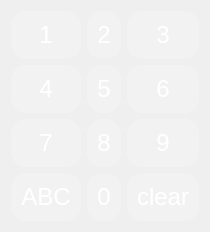
     <widget class="QWidget" name="number">
      <layout class="QGridLayout" name="gridLayout_2">
       <item row="0" column="0">
        <widget class="QPushButton" name="btn1">
         <property name="sizePolicy">
          <sizepolicy hsizetype="Expanding" vsizetype="Expanding">
           <horstretch>0</horstretch>
           <verstretch>0</verstretch>
          </sizepolicy>
         </property>
         <property name="font">
          <font>
           <pointsize>-1</pointsize>
          </font>
         </property>
         <property name="styleSheet">
          <string notr="true">background-color: rgba(255, 255, 255, 50);
color: rgb(255, 255, 255);
border-radius: 15px;
padding: 10px;
font-size: 24px;</string>
         </property>
         <property name="text">
          <string>1</string>
         </property>
        </widget>
       </item>
       <item row="0" column="1">
        <widget class="QPushButton" name="btn2">
         <property name="sizePolicy">
          <sizepolicy hsizetype="Expanding" vsizetype="Expanding">
           <horstretch>0</horstretch>
           <verstretch>0</verstretch>
          </sizepolicy>
         </property>
         <property name="styleSheet">
          <string notr="true">background-color: rgba(255, 255, 255, 50);
color: rgb(255, 255, 255);
border-radius: 15px;
padding: 10px;
font-size: 24px;</string>
         </property>
         <property name="text">
          <string>2</string>
         </property>
        </widget>
       </item>
       <item row="0" column="2">
        <widget class="QPushButton" name="btn3">
         <property name="sizePolicy">
          <sizepolicy hsizetype="Expanding" vsizetype="Expanding">
           <horstretch>0</horstretch>
           <verstretch>0</verstretch>
          </sizepolicy>
         </property>
         <property name="styleSheet">
          <string notr="true">background-color: rgba(255, 255, 255, 50);
color: rgb(255, 255, 255);
border-radius: 15px;
padding: 10px;
font-size: 24px;</string>
         </property>
         <property name="text">
          <string>3</string>
         </property>
        </widget>
       </item>
       <item row="1" column="0">
        <widget class="QPushButton" name="btn4">
         <property name="sizePolicy">
          <sizepolicy hsizetype="Expanding" vsizetype="Expanding">
           <horstretch>0</horstretch>
           <verstretch>0</verstretch>
          </sizepolicy>
         </property>
         <property name="styleSheet">
          <string notr="true">background-color: rgba(255, 255, 255, 50);
color: rgb(255, 255, 255);
border-radius: 15px;
padding: 10px;
font-size: 24px;</string>
         </property>
         <property name="text">
          <string>4</string>
         </property>
        </widget>
       </item>
       <item row="1" column="1">
        <widget class="QPushButton" name="btn5">
         <property name="sizePolicy">
          <sizepolicy hsizetype="Expanding" vsizetype="Expanding">
           <horstretch>0</horstretch>
           <verstretch>0</verstretch>
          </sizepolicy>
         </property>
         <property name="styleSheet">
          <string notr="true">background-color: rgba(255, 255, 255, 50);
color: rgb(255, 255, 255);
border-radius: 15px;
padding: 10px;
font-size: 24px;</string>
         </property>
         <property name="text">
          <string>5</string>
         </property>
        </widget>
       </item>
       <item row="1" column="2">
        <widget class="QPushButton" name="btn6">
         <property name="sizePolicy">
          <sizepolicy hsizetype="Expanding" vsizetype="Expanding">
           <horstretch>0</horstretch>
           <verstretch>0</verstretch>
          </sizepolicy>
         </property>
         <property name="styleSheet">
          <string notr="true">background-color: rgba(255, 255, 255, 50);
color: rgb(255, 255, 255);
border-radius: 15px;
padding: 10px;
font-size: 24px;</string>
         </property>
         <property name="text">
          <string>6</string>
         </property>
        </widget>
       </item>
       <item row="2" column="0">
        <widget class="QPushButton" name="btn7">
         <property name="sizePolicy">
          <sizepolicy hsizetype="Expanding" vsizetype="Expanding">
           <horstretch>0</horstretch>
           <verstretch>0</verstretch>
          </sizepolicy>
         </property>
         <property name="font">
          <font>
           <pointsize>-1</pointsize>
          </font>
         </property>
         <property name="styleSheet">
          <string notr="true">background-color: rgba(255, 255, 255, 50);
color: rgb(255, 255, 255);
border-radius: 15px;
padding: 10px;
font-size: 24px;</string>
         </property>
         <property name="text">
          <string>7</string>
         </property>
        </widget>
       </item>
       <item row="2" column="1">
        <widget class="QPushButton" name="btn8">
         <property name="sizePolicy">
          <sizepolicy hsizetype="Expanding" vsizetype="Expanding">
           <horstretch>0</horstretch>
           <verstretch>0</verstretch>
          </sizepolicy>
         </property>
         <property name="styleSheet">
          <string notr="true">background-color: rgba(255, 255, 255, 50);
color: rgb(255, 255, 255);
border-radius: 15px;
padding: 10px;
font-size: 24px;</string>
         </property>
         <property name="text">
          <string>8</string>
         </property>
        </widget>
       </item>
       <item row="2" column="2">
        <widget class="QPushButton" name="btn9">
         <property name="sizePolicy">
          <sizepolicy hsizetype="Expanding" vsizetype="Expanding">
           <horstretch>0</horstretch>
           <verstretch>0</verstretch>
          </sizepolicy>
         </property>
         <property name="styleSheet">
          <string notr="true">background-color: rgba(255, 255, 255, 50);
color: rgb(255, 255, 255);
border-radius: 15px;
padding: 10px;
font-size: 24px;</string>
         </property>
         <property name="text">
          <string>9</string>
         </property>
        </widget>
       </item>
       <item row="3" column="0">
        <widget class="QPushButton" name="btnLetter">
         <property name="sizePolicy">
          <sizepolicy hsizetype="Expanding" vsizetype="Expanding">
           <horstretch>0</horstretch>
           <verstretch>0</verstretch>
          </sizepolicy>
         </property>
         <property name="styleSheet">
          <string notr="true">background-color: rgba(255, 255, 255, 50);
color: rgb(255, 255, 255);
border-radius: 15px;
padding: 10px;
font-size: 24px;</string>
         </property>
         <property name="text">
          <string>ABC</string>
         </property>
        </widget>
       </item>
       <item row="3" column="1">
        <widget class="QPushButton" name="btn0">
         <property name="sizePolicy">
          <sizepolicy hsizetype="Expanding" vsizetype="Expanding">
           <horstretch>0</horstretch>
           <verstretch>0</verstretch>
          </sizepolicy>
         </property>
         <property name="font">
          <font>
           <pointsize>-1</pointsize>
          </font>
         </property>
         <property name="styleSheet">
          <string notr="true">background-color: rgba(255, 255, 255, 50);
color: rgb(255, 255, 255);
border-radius: 15px;
padding: 10px;
font-size: 24px;</string>
         </property>
         <property name="text">
          <string>0</string>
         </property>
        </widget>
       </item>
       <item row="3" column="2">
        <widget class="QPushButton" name="btnClear">
         <property name="sizePolicy">
          <sizepolicy hsizetype="Expanding" vsizetype="Expanding">
           <horstretch>0</horstretch>
           <verstretch>0</verstretch>
          </sizepolicy>
         </property>
         <property name="styleSheet">
          <string notr="true">background-color: rgba(255, 255, 255, 50);
color: rgb(255, 255, 255);
border-radius: 15px;
padding: 10px;
font-size: 24px;</string>
         </property>
         <property name="text">
          <string>clear</string>
         </property>
        </widget>
       </item>
      </layout>
     </widget>
